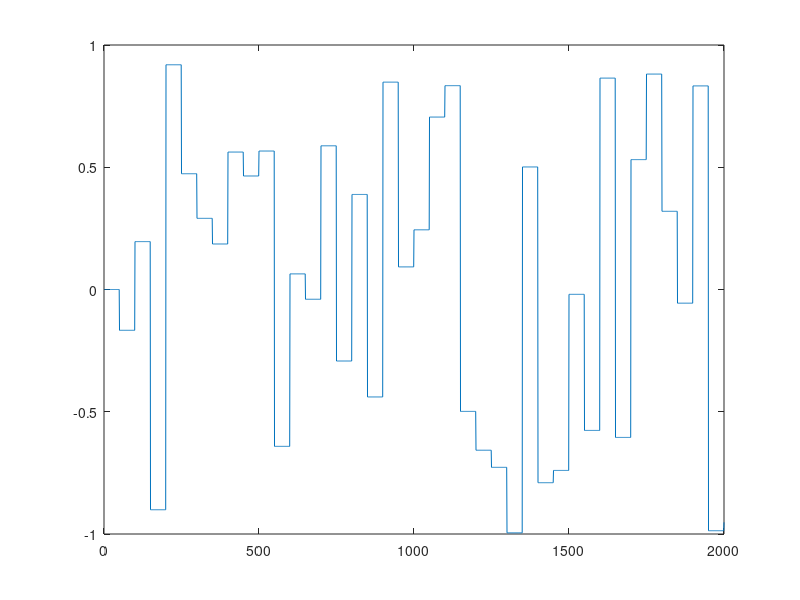
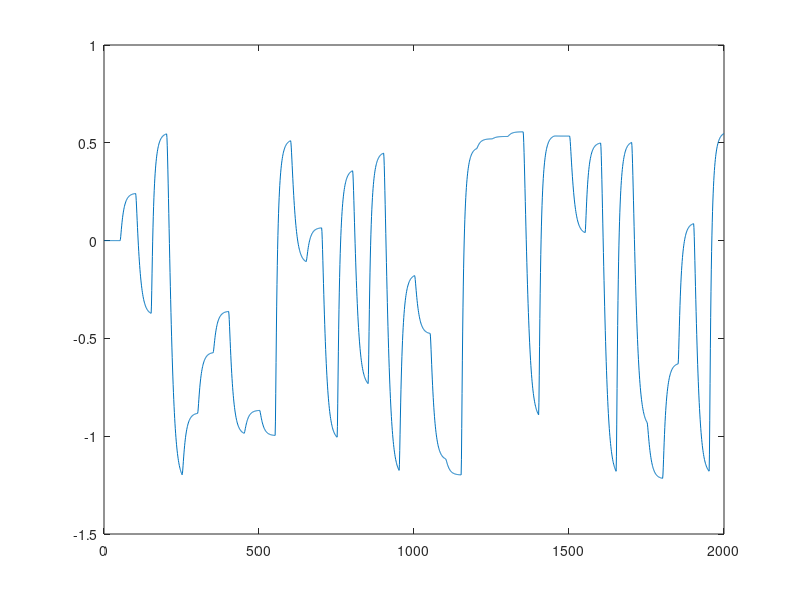

The MATLAB script that drew these images, in order:
%Dane uczace
% rand("seed", 21);
%Dane weryfikujące
rand("seed", 37);
alpha1=-1.422574;
alpha2=0.466776;
beta1=0.017421;
beta2=0.013521;
g1 = @(u)((exp(4.125*u)-1)/(exp(4.125*u)+1));
g2 = @(x) 1 - exp(1.2*x);
x1 = zeros(1,4);
x2 = zeros(1,4);
y = zeros(1,4);
u(1) = 0;
for i=2:2000
    if(mod(i,50) == 0)
        u(i) = -1 + 2*rand(1,1);
    else
        u(i) = u(i-1);
    end
end

for k=4:2000
    x1(k) = -alpha1*x1(k-1) + x2(k-1) + beta1*g1(u(k-3));
    x2(k) = -alpha2*x1(k-1) + beta2*g1(u(k-3));
    y(k) = g2(x1(k));
end

plot(u)
figure
plot(y)
